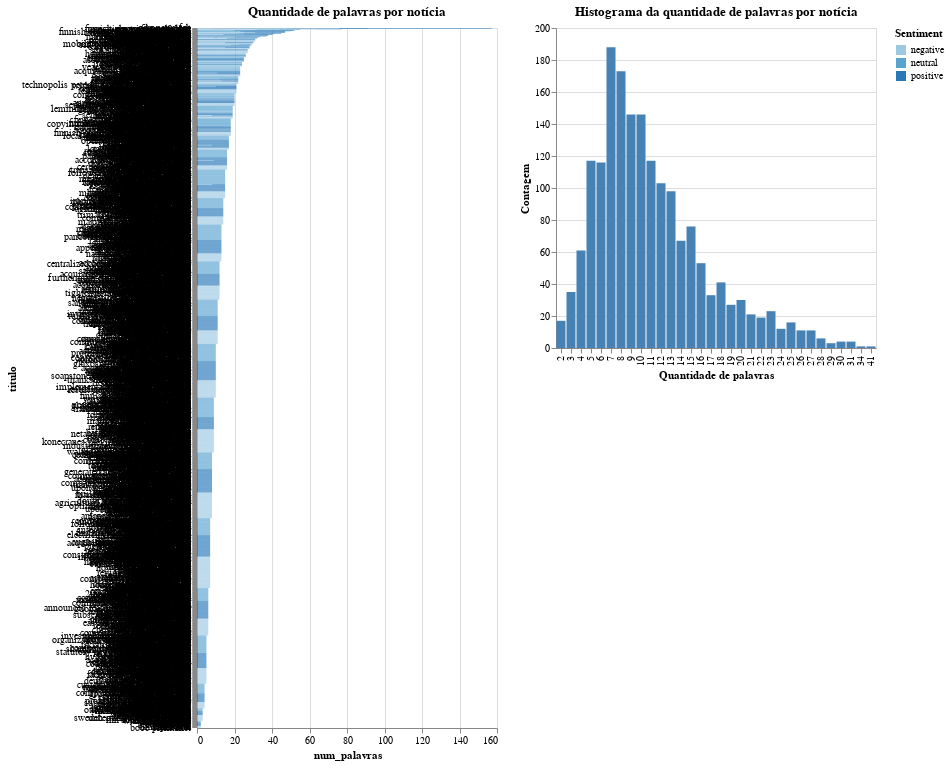

The notebook cell this image was saved under:
### Code cell
#codigo do professor wellington adaptado para nosso dataset
pts = alt.selection(type="interval", encodings=["x"])

barras_de_linha = alt.Chart(df_balanceado).mark_bar().encode(
    x='num_palavras:Q',
    y=alt.Y('titulo:O', sort=alt.EncodingSortField(field="num_palavras", order='descending')),
    color='Sentiment:O',
    tooltip=['titulo', 'num_palavras', 'Sentence']
).transform_filter(
    pts
).properties(
    height=700,
    width=300,
    title='Quantidade de palavras por notícia'
)

hist = alt.Chart(df_balanceado).mark_bar().encode(
    x=alt.X('hbin:N', title='Quantidade de palavras'),
    y=alt.Y('count()', title='Contagem'),
    tooltip=[alt.Tooltip('count():Q', title='Contagem de notícias'),
             alt.Tooltip('mbin:N', title='Quantidade de palavras')],
    color=alt.condition(pts, alt.value("steelblue"), alt.value("lightgray"))
).properties(
    height=320,
    width=320,
    title='Histograma da quantidade de palavras por notícia'
).add_selection(pts)

hconcat = alt.hconcat(
    barras_de_linha,
    hist,
    data=df_balanceado
).transform_bin(
    "hbin",
    field="num_palavras",
    bin=alt.Bin(maxbins=50)
)

hconcat.save('1_tamanho_noticias2.html')
hconcat

### Figure 1 — Vega-Lite specification as saved in the notebook (floating-point values rounded to 4 significant figures; data arrays with more than 128 entries replaced by an {"elided": "..."} marker saying what was removed)
{"config": {"view": {"continuousWidth": 400, "continuousHeight": 300}}, "hconcat": [{"mark": "bar", "encoding": {"color": {"field": "Sentiment", "type": "ordinal"}, "tooltip": [{"field": "titulo", "type": "nominal"}, {"field": "num_palavras", "type": "quantitative"}, {"field": "Sentence", "type": "nominal"}], "x": {"field": "num_palavras", "type": "quantitative"}, "y": {"field": "titulo", "sort": {"field": "num_palavras", "order": "descending"}, "type": "ordinal"}}, "height": 700, "title": "Quantidade de palavras por notícia", "transform": [{"filter": {"selection": "selector010"}}], "width": 300}, {"mark": "bar", "encoding": {"color": {"condition": {"value": "steelblue", "selection": "selector010"}, "value": "lightgray"}, "tooltip": [{"aggregate": "count", "title": "Contagem de notícias", "type": "quantitative"}, {"field": "mbin", "title": "Quantidade de palavras", "type": "nominal"}], "x": {"field": "hbin", "title": "Quantidade de palavras", "type": "nominal"}, "y": {"aggregate": "count", "title": "Contagem", "type": "quantitative"}}, "height": 320, "selection": {"selector010": {"type": "interval", "encodings": ["x"]}}, "title": "Histograma da quantidade de palavras por notícia", "width": 320}], "data": {"name": "data-9c22ca16e02e7a8c04df2c9aaf9678d9"}, "transform": [{"bin": {"maxbins": 50}, "field": "num_palavras", "as": "hbin"}], "$schema": "https://vega.github.io/schema/vega-lite/v4.17.0.json", "datasets": {"data-9c22ca16e02e7a8c04df2c9aaf9678d9": {"elided": "1776 records"}}}
